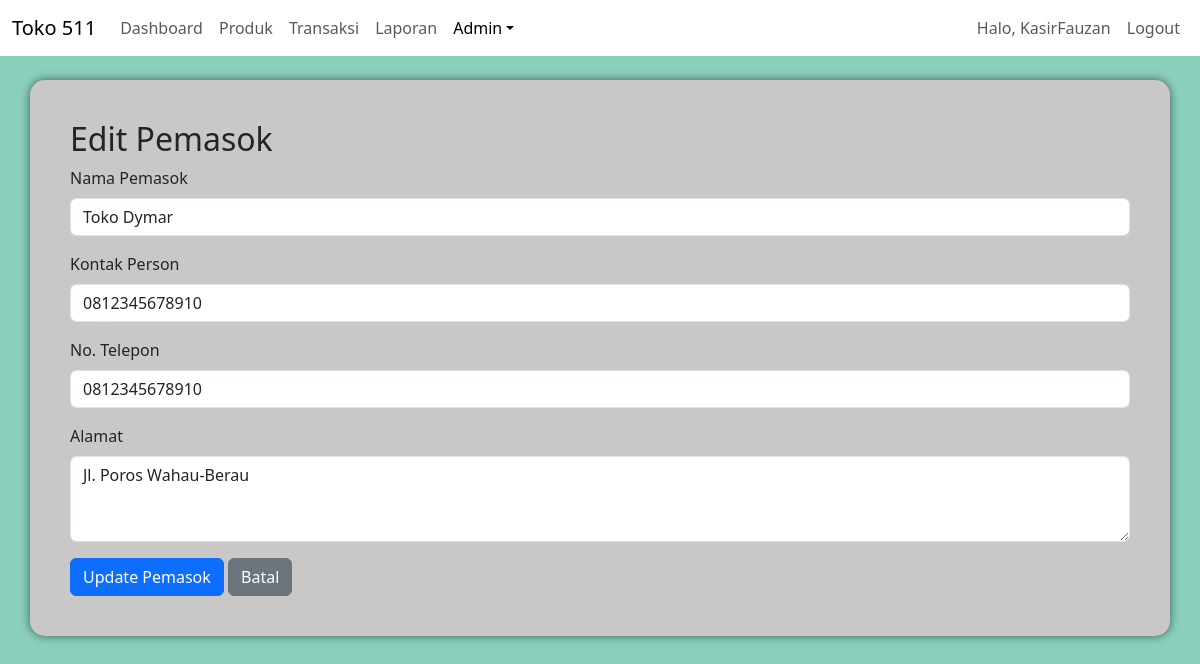
The app's page /edit_supplier.php?id=4 (signed in) with its own data.
### tables this page shows
CREATE TABLE `suppliers` (
  `supplier_id` int(11) NOT NULL,
  `supplier_name` varchar(200) NOT NULL,
  `contact_person` varchar(100) DEFAULT NULL,
  `phone_number` varchar(20) DEFAULT NULL,
  `email` varchar(100) DEFAULT NULL,
  `address` text DEFAULT NULL,
  `created_at` timestamp NOT NULL DEFAULT current_timestamp(),
  `updated_at` timestamp NOT NULL DEFAULT current_timestamp() ON UPDATE current_timestamp()
);

### edit_supplier.php (the view, shortened to what this page needs)
<?php
require_once 'config/database.php';
$supplier_name = '';
$contact_person = '';
$phone_number = '';
$address = '';
if (isset($_GET['id'])) {
    $supplier_id = $conn->real_escape_string($_GET['id']);
    $sql = "SELECT * FROM suppliers WHERE supplier_id = '$supplier_id'";
    $result = $conn->query($sql);
    if ($result->num_rows > 0) {
        $row = $result->fetch_assoc();
        $supplier_name = $row['supplier_name'];
        $contact_person = $row['contact_person'];
        $phone_number = $row['phone_number'];
        $address = $row['address'];
    } else {
        $_SESSION['message'] = "Pemasok tidak ditemukan.";
        $_SESSION['message_type'] = "danger";
        header("Location: suppliers.php");
        exit();
    }
}
?>
<!DOCTYPE html>
<html lang="en">
<head>
    <link href="https://cdn.jsdelivr.net/npm/bootstrap@5.3.3/dist/css/bootstrap.min.css" rel="stylesheet">
</head>
<body>
    <nav class="navbar navbar-expand-lg navbar-light">
        <div class="container-fluid">
            <a class="navbar-brand" href="dashboard.php">Toko 511</a>
            <div class="collapse navbar-collapse" id="navbarNav">
                <ul class="navbar-nav me-auto mb-2 mb-lg-0">
                    <li class="nav-item"><a class="nav-link" href="dashboard.php">Dashboard</a></li>
                    <li class="nav-item"><a class="nav-link" href="products.php">Produk</a></li>
                    <li class="nav-item"><a class="nav-link" href="transactions.php">Transaksi</a></li>
                    <li class="nav-item"><a class="nav-link" href="reports.php">Laporan</a></li>
                    <?php if (isset($_SESSION['role_id']) && $_SESSION['role_id'] == 1): ?>
                    <li class="nav-item dropdown">
                        <a class="nav-link dropdown-toggle active" aria-current="page" href="#" id="navbarDropdown" role="button" data-bs-toggle="dropdown" aria-expanded="false">Admin</a>
                    </li>
                    <?php endif; ?>
                </ul>
                <ul class="navbar-nav">
                    <li class="nav-item"><a class="nav-link" href="#">Halo, <?php echo htmlspecialchars($_SESSION['username']); ?></a></li>
                    <li class="nav-item"><a class="nav-link" href="logout.php">Logout</a></li>
                </ul>
            </div>
        </div>
    </nav>
    <div class="container mt-4">
        <h2>Edit Pemasok</h2>
        <form action="" method="post">
            <div class="mb-3">
                <label for="supplier_name" class="form-label">Nama Pemasok</label>
                <input type="text" class="form-control" id="supplier_name" name="supplier_name" value="<?php echo htmlspecialchars($supplier_name); ?>" required>
            </div>
            <div class="mb-3">
                <label for="contact_person" class="form-label">Kontak Person</label>
                <input type="text" class="form-control" id="contact_person" name="contact_person" value="<?php echo htmlspecialchars($contact_person); ?>">
            </div>
            <div class="mb-3">
                <label for="phone_number" class="form-label">No. Telepon</label>
                <input type="text" class="form-control" id="phone_number" name="phone_number" value="<?php echo htmlspecialchars($phone_number); ?>">
            </div>
            <div class="mb-3">
                <label for="address" class="form-label">Alamat</label>
                <textarea class="form-control" id="address" name="address" rows="3"><?php echo htmlspecialchars($address); ?></textarea>
            </div>
            <button type="submit" class="btn btn-primary">Update Pemasok</button>
            <a href="suppliers.php" class="btn btn-secondary">Batal</a>
        </form>
    </div>
</body>
</html>

### edit_supplier.php (style rules this page uses)
body { background-color:rgb(138, 208, 188); }
.navbar { background-color:rgb(255, 255, 255); color: white; }
.container { background-color:rgb(202, 199, 199); padding: 40px; border-radius: 15px; box-shadow: 0 0 10px rgba(11, 11, 11, 0.59); }

### records on screen
suppliers: supplier_name "Toko Dymar", contact_person "0812345678910", phone_number "0812345678910", address "Jl. Poros Wahau-Berau"

### other values on screen
$_SESSION['username'] "KasirFauzan"
